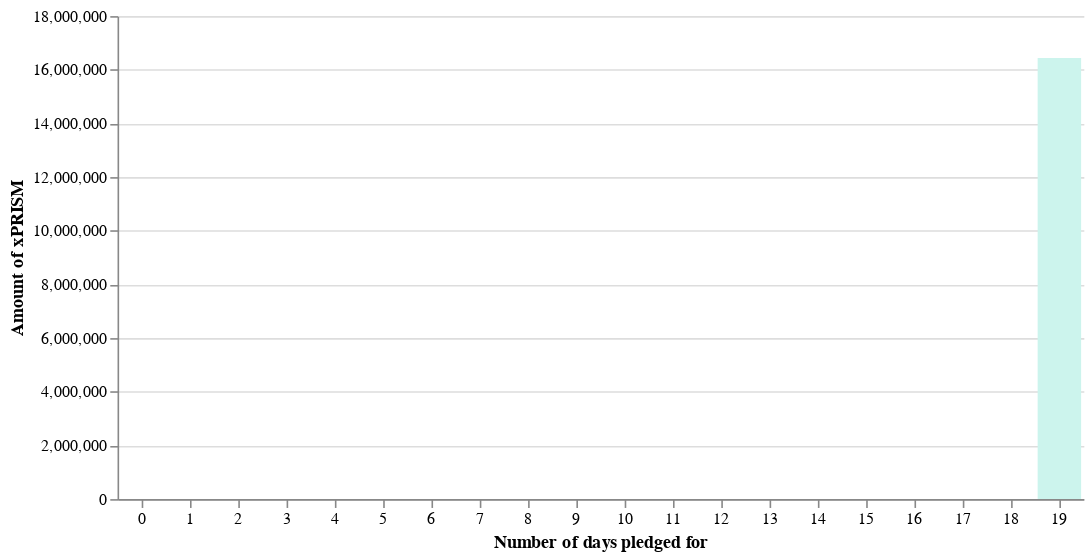

The code cell stored with this chart in its notebook:
### Code cell
cp.xprisms_days_pledged(dp.amps)

### Figure 1 — Vega-Lite specification as saved in the notebook (floating-point values rounded to 4 significant figures)
{"config": {"view": {"continuousWidth": 400, "continuousHeight": 300, "strokeOpacity": 0}, "mark": {"color": "#ccf4ed"}}, "data": {"name": "data-7d12e9a7e447aef8d2615600bd9e505b"}, "mark": "bar", "encoding": {"tooltip": [{"field": "Number of days pledged for", "type": "quantitative"}, {"field": "Amount of xPRISM", "type": "quantitative"}], "x": {"axis": {"labelAngle": 0, "tickBand": "center", "tickCount": 10}, "field": "Number of days pledged for", "scale": {"domain": [0, 1, 2, 3, 4, 5, 6, 7, 8, 9, 10, 11, 12, 13, 14, 15, 16, 17, 18, 19]}, "type": "nominal"}, "y": {"field": "Amount of xPRISM", "type": "quantitative"}}, "width": 600, "$schema": "https://vega.github.io/schema/vega-lite/v4.17.0.json", "datasets": {"data-7d12e9a7e447aef8d2615600bd9e505b": [{"Number of days pledged for": 0, "Amount of xPRISM": 0.0}, {"Number of days pledged for": 19, "Amount of xPRISM": 16440000.0}]}}
